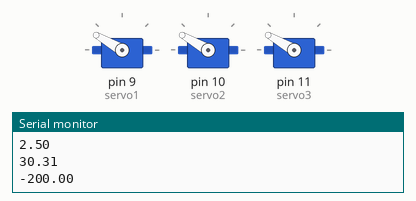
This sketch was run on a simulated Arduino Uno, built with avr-gcc and run on an emulated ATmega328P. Shown: 3 × servo, the last lines printed to the serial monitor.

Above: at 0.25 s.
At 17.2 s:
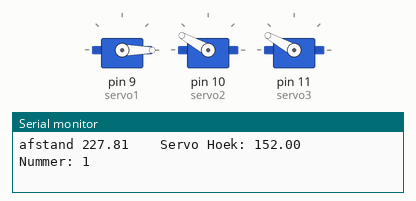
At 19.9 s:
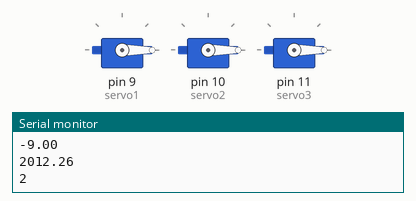
At 39.55 s:
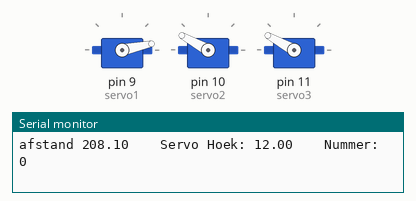
Timing chart, 0 to 53.9 s (numbered marks = the images above):
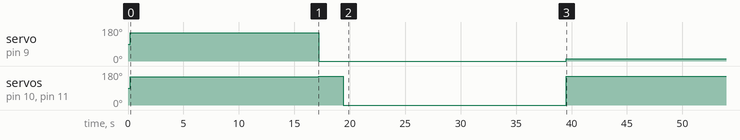

Measured:
- by itself, servo on pin 9 (servo1): repeats every 41.3 s: 0° 22.3 s, 12° 19.0 s
- by itself, servo on pin 10 (servo2), servo on pin 11 (servo3): 90° → 150° at 0.20 s, → 151° 17.0 s later, → 0° 2.2 s later, → 151° 20.1 s later, … (8 changes in this stretch)

The sketch:

Test_reader_bart_bozon.ino
```cpp
#include <Servo.h>
#include <math.h>
#include <stdio.h>

#define DEBUG


Servo servo1;
Servo servo2;
Servo servo3;

void xyz_naar_hoeken(double x, double y, double z);

void setup() {
  // put your setup code here, to run once:

  servo1.attach(9);
  servo2.attach(10);
  servo3.attach(11);
  delay(200);
  servo1.write(150);
  servo2.write(150);
  servo3.write(150);
  Serial.begin(9600);

}


void loop() {
  // put your main code here, to run repeatedly:
  xyz_naar_hoeken(20, 0, -200);
  Serial.println("1");
  delay(2000);
  //
  xyz_naar_hoeken(0, 0, -200);
  Serial.println("2");
  delay(2000);
  xyz_naar_hoeken(60, 0, -190);
  Serial.println("3");
  delay(2000);

}


void xyz_naar_hoeken(double x, double y, double z) {
  const double pi = 3.141592653589793;// PI
  const double rad = pi / 180;
  const double rad60 =  rad * 60 ;

  double L_arm_1 = 50.0;
  double L_arm_2 = 218.0;

  //  double a1 = -10;

  double L_top = 35.0;
  double L_base = 105.0;

  double afstand = 0.0;

  double P_elleboog[3][3] = {0, 0, 0};

  double servo_hoeken[3] = { -10 * rad, -10 * rad, -10 * rad};

  double P_doel[3] = {x, y, z};
  double P_pols_1[3] = {x + L_top, y, z};
  double P_pols_2[3] = {x - cos(rad60) * L_top, y + sin(rad60) * L_top, z};
  double P_pols_3[3] = {x - cos(rad60) * L_top, y - sin(rad60) * L_top, z};
  double P_pols[3][3] = {
    {x + L_top, y, z},
    {x - cos(rad60) * L_top, y + sin(rad60) * L_top, z},
    {x - cos(rad60) * L_top, y - sin(rad60) * L_top, z}
  };

  double P_servo_1[3] = {0 + L_base, 0, 0};
  double P_servo_2[3] = {0 - cos(rad60) * L_base, 0 + sin(rad60) * L_base, 0};
  double P_servo_3[3] = {0 - cos(rad60) * L_base, 0 - sin(rad60) * L_base, 0};

#ifdef DEBUG
  Serial.println(P_pols_1[0]);
  Serial.println(P_pols_1[1]);
  Serial.println(P_pols_1[2] );
  Serial.println();
  Serial.println(P_pols_2[0]);
  Serial.println(P_pols_2[1]);
  Serial.println(P_pols_2[2] );
  Serial.println();
  Serial.println(P_pols_3[0]);
  Serial.println(P_pols_3[1]);
  Serial.println(P_pols_3[2]);
#endif
  for (int i = 2 ; i >= 0 ; i--) {
    afstand = 0.0;
    while ((L_arm_2 - 10 > afstand) || (afstand > L_arm_2 + 10)) {
      switch (i) {
        case 0:
          P_elleboog[i][0] = P_servo_1[0] + L_arm_1 * cos(servo_hoeken[i]);
          P_elleboog[i][1] = P_servo_1[1];
          P_elleboog[i][2] = P_servo_1[2] + L_arm_1 * sin(servo_hoeken[i]);
          break;

        case 1:
          P_elleboog[i][0] = P_servo_2[0] - cos(rad60) * L_arm_1 * cos(servo_hoeken[i]);
          P_elleboog[i][1] = P_servo_2[1] + sin(rad60) * L_arm_1 * cos(servo_hoeken[i]);
          P_elleboog[i][2] = P_servo_2[2] + L_arm_1 * sin(servo_hoeken[i]);
          break;

        case 2:
          P_elleboog[i][0] = P_servo_3[0] - cos(rad60) * L_arm_1 * cos(servo_hoeken[i]);
          P_elleboog[i][1] = P_servo_3[1] - sin(rad60) * L_arm_1 * cos(servo_hoeken[i]);
          P_elleboog[i][2] = P_servo_3[2] + L_arm_1 * sin(servo_hoeken[i]);
          break;
      }

      afstand = sqrt(pow((float)(P_elleboog[i][0] - P_pols[i][0]), 2) + pow((float)(P_elleboog[i][1] - P_pols[i][1]), 2) + pow((float)(P_elleboog[i][2] - P_pols[i][2]), 2));
      //      afstand = sqrt(pow((float)(P_elleboog[i][0] - P_doel[0]), 2) + pow((float)(P_elleboog[i][1] - P_doel[1]), 2) + pow((float)(P_elleboog[i][2] - P_doel[2]), 2));

      servo_hoeken[i] += rad;


#ifdef DEBUG
      Serial.print("afstand ");
      Serial.print(afstand);
      Serial.print("    Servo Hoek: ");
      Serial.print(servo_hoeken[i] * 180 / pi);
      Serial.print("    Nummer: ");
      Serial.println(i);
      //      Serial.print("    a1: ");
      //      Serial.println(a1);
#endif

    }
  }
  servo1.write(servo_hoeken[0] * 180 / pi );
  servo2.write(servo_hoeken[1] * 180 / pi);
  servo3.write(servo_hoeken[2] * 180 / pi);

  Serial.println(servo_hoeken[0] * 180 / pi);
  Serial.println(servo_hoeken[1] * 180 / pi);
  Serial.println(servo_hoeken[3] * 180 / pi);

  Serial.println();

}
```
